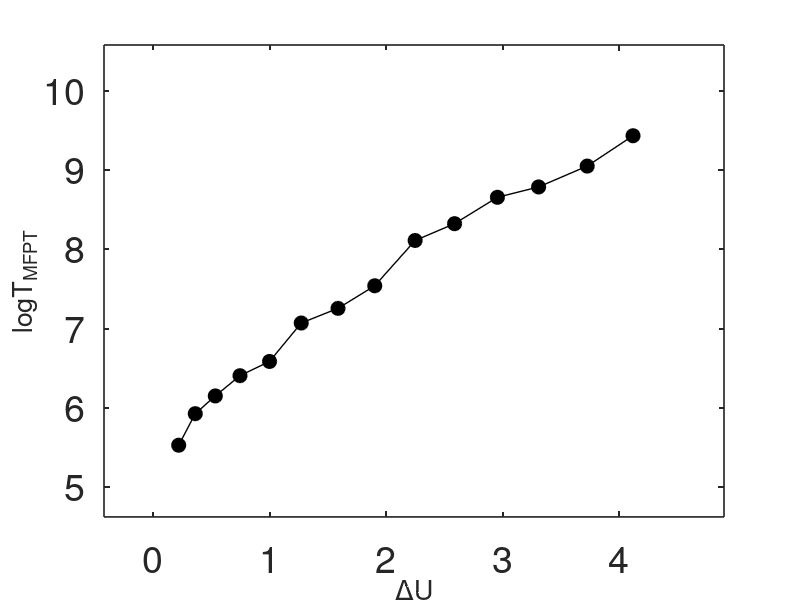

MATLAB code to generate this figure:
clc
clear
a=load('barrier_height.txt');
% plot(a(:,2)-a(:,3),log(b(:,2)),'x-k','LineWidth',1,'Markersize',10);
plot(a(:,2),log(a(:,3)),'o-', 'Color', 'black', 'LineWidth', 1, 'MarkerFaceColor', 'black', 'MarkerSize', 10);
% axis([0 15,3 16])
xlabel('\fontsize{27}\DeltaU')
ylabel('\fontsize{27}logT_{MFPT}')
set(gca,'LineWidth',1.2,'Fontsize',27)
set(gca,'TickDir', 'in', 'TickLength', [0.009 0.01])
set(gca,'xtick',0:1:6)
set(gca,'ytick',0:1:10)
xlim([-0.422241708649475,4.901758291350524])
ylim([4.623618759132745,10.57588845731484])
